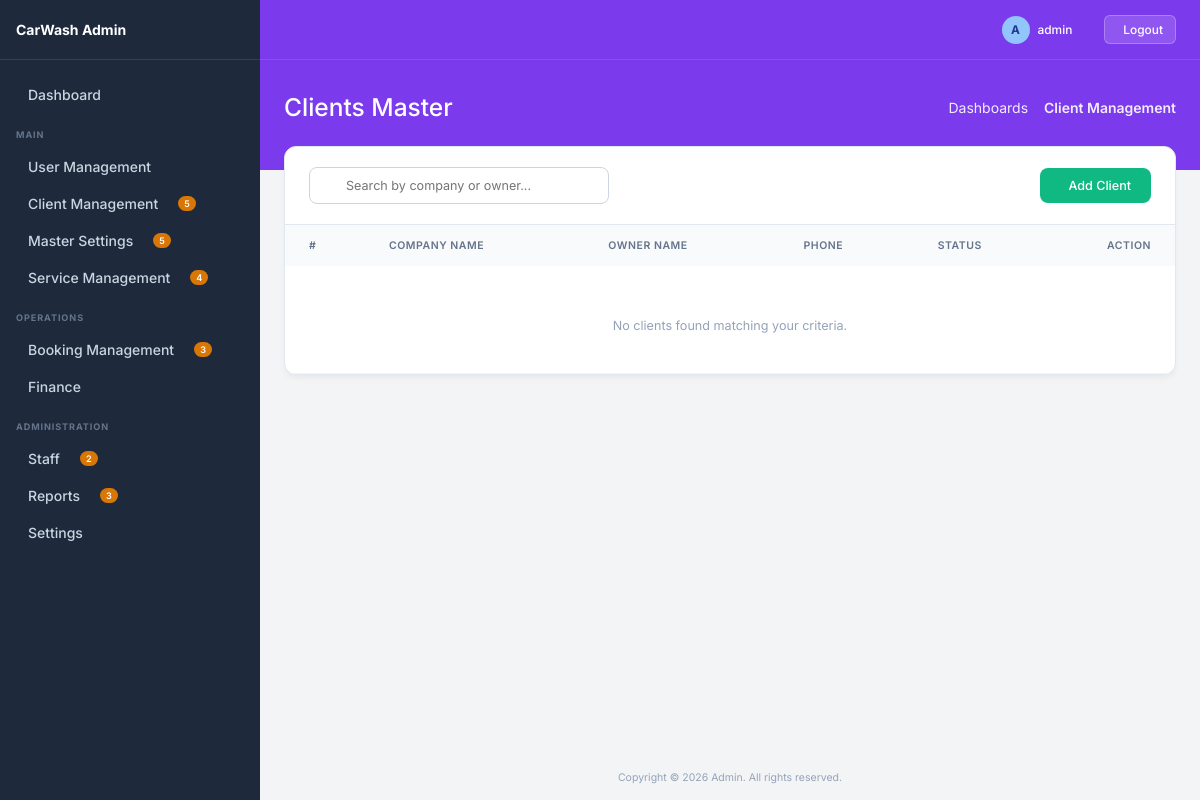
The page /client/ (signed in) on the database as committed earlier.
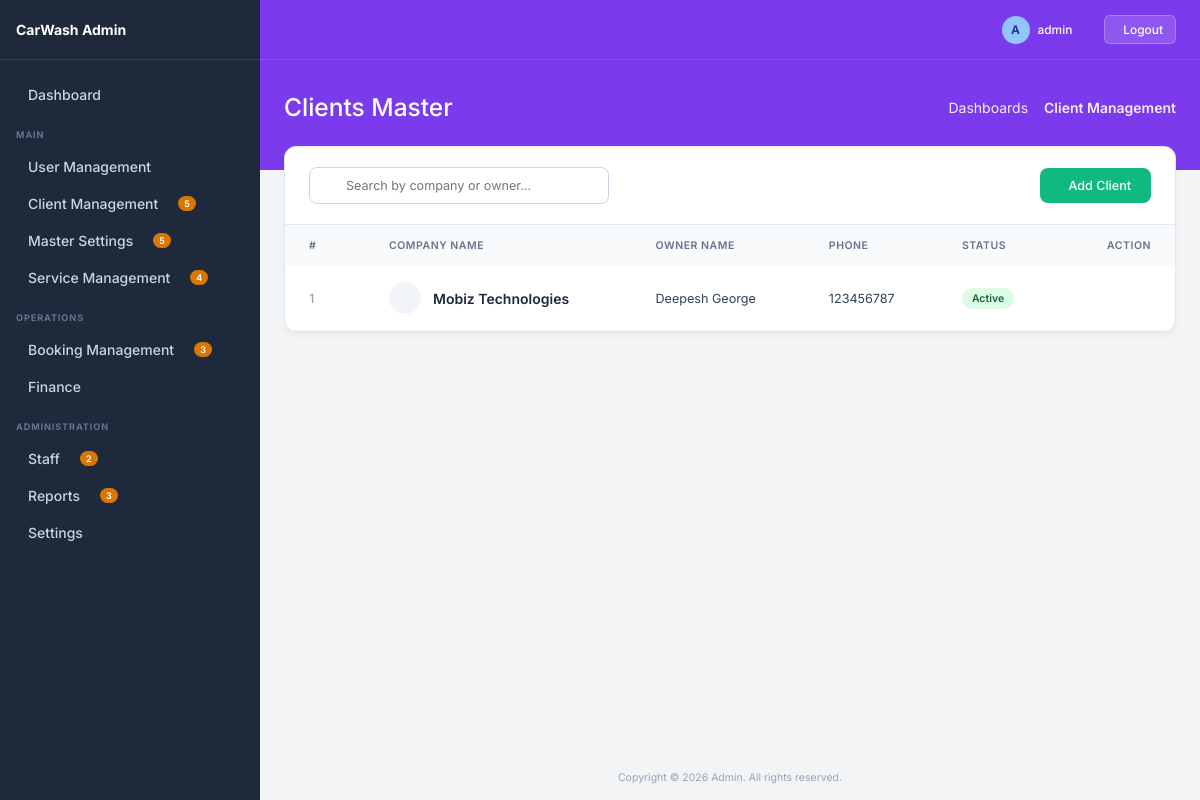
The same page on the database as committed later.
### client_management/models.py (models this page shows, shortened)
class Client(BaseModel):
    company_name = models.CharField(max_length=200)
    owner_name = models.CharField(max_length=200)
    email = models.EmailField(blank=True, null=True)
    phone = models.CharField(max_length=50, blank=True, null=True)
    address = models.TextField(blank=True, null=True)
    status = models.BooleanField(default=True)
    gst_number = models.CharField(max_length=100, blank=True, null=True)
    country = models.ForeignKey('master.Country', on_delete=models.SET_NULL, blank=True, null=True)
    state = models.ForeignKey('master.State', on_delete=models.SET_NULL, blank=True, null=True)
    area = models.ForeignKey('master.Area', on_delete=models.SET_NULL, blank=True, null=True)

### client_management/views.py (the view)
# urls.py: path('client/', views.client_list, name='client_list'),
@login_required
def client_list(request):
    search = request.GET.get('search', '')
    queryset = Client.objects.filter(is_deleted=False)
    if search:
        queryset = queryset.filter(name__icontains=search)
    paginator = Paginator(queryset, 10)
    page_obj = paginator.get_page(request.GET.get('page'))
    return render(request, 'client/list.html', {
        'page_obj': page_obj,
        'search': search
    })

### client_management/templates/client/list.html (shortened to what this page needs)
{% extends 'base.html' %}
{% block page_title %}Clients Master{% endblock %}
{% block breadcrumb_active %}Client Management{% endblock %}
{% block content %}
<div class="list-container">
    <div class="list-header">
        <form method="GET" class="search-wrapper">
            <input type="text" name="search" value="{{search}}" placeholder="Search by company or owner..." class="search-input">
        </form>
        <a href="{% url 'client_create' %}" class="btn-create">
             Add Client
        </a>
    </div>
    <div style="overflow-x: auto;">
        <table class="premium-table">
            <thead>
                <tr>
                    <th style="width: 80px;">#</th>
                    <th>Company Name</th>
                    <th>Owner Name</th>
                    <th>Phone</th>
                    <th>Status</th>
                    <th style="width: 120px; text-align: right;">Action</th>
                </tr>
            </thead>
            <tbody>
                {% for obj in page_obj %}
                <tr>
                    <td style="font-weight: 500; color: #94a3b8;">{{ forloop.counter }}</td>
                    <td style="font-weight: 600; color: #1e293b;">
                        <div style="display: flex; align-items: center; gap: 12px;">
                            <div style="width: 32px; height: 32px; border-radius: 50%; background: #f1f5f9; display: flex; align-items: center; justify-content: center; color: #64748b;">
                            </div>
                            {{ obj.company_name }}
                        </div>
                    </td>
                    <td>{{ obj.owner_name }}</td>
                    <td>{{ obj.phone|default:"-" }}</td>
                    <td>
                        {% if obj.status %}
                            <span class="status-badge status-active">Active</span>
                        {% else %}
                            <span class="status-badge status-inactive">Inactive</span>
                        {% endif %}
                    </td>
                    <td style="text-align: right;">
                        <div style="display: flex; gap: 8px; justify-content: flex-end;">
                            <a href="{% url 'client_edit' obj.pk %}" class="action-btn edit" title="Edit">
                            </a>
                            <a href="{% url 'client_delete' obj.pk %}" onclick="return confirm('Delete this client?')" class="action-btn delete" title="Delete">
                            </a>
                        </div>
                    </td>
                </tr>
                {% empty %}
                <tr>
                    <td colspan="6" style="text-align:center; padding: 40px; color: #94a3b8;">
                        No clients found matching your criteria.
                    </td>
                </tr>
                {% endfor %}
            </tbody>
        </table>
    </div>
</div>
{% endblock %}

Rows that differ between the two databases and show on the page:
added Client: company_name "Mobiz Technologies", owner_name "Deepesh George", phone "123456787", status "Active"
Other text that changed with them:
text no longer shown: "No clients found matching your criteria."
